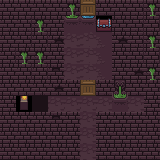

Tiled map render using the project's own tile images. Description and the whole map definition, tile-layer contents included, below:
An orthogonal 10x10 tile map with 16x16 px tiles, 1 tile layer (Calque de Tuiles 1).

<map version="1.8" tiledversion="1.8.0" orientation="orthogonal" renderorder="right-down" width="10" height="10" tilewidth="16" tileheight="16" infinite="0" nextlayerid="2" nextobjectid="1">
 <tileset firstgid="1" name="0x72_16x16DungeonTileset.v5" tilewidth="16" tileheight="16" margin="16" tilecount="465" columns="31">
  <image source="0x72_16x16DungeonTileset.v5/0x72_16x16DungeonTileset.v5/0x72_16x16DungeonTileset.v5.png" width="512" height="256" />
 </tileset>
 <layer id="1" name="Calque de Tuiles 1" width="10" height="10">
  <data encoding="csv">
1,1,1,1,3,192,1,1,2,3,
1,2,3,1,125,126,324,1,2,2,
1,2,2,35,156,157,158,35,2,3,
2,3,3,1,156,157,158,1,2,2,
1,2,2,66,156,157,158,1,35,3,
1,1,1,35,1,192,1,94,1,1,
1,287,159,156,156,156,156,125,156,1,
1,1,1,66,1,156,1,1,1,1,
1,1,1,1,1,156,1,1,1,1,
1,1,1,1,1,156,1,1,1,1
</data>
 </layer>
</map>
